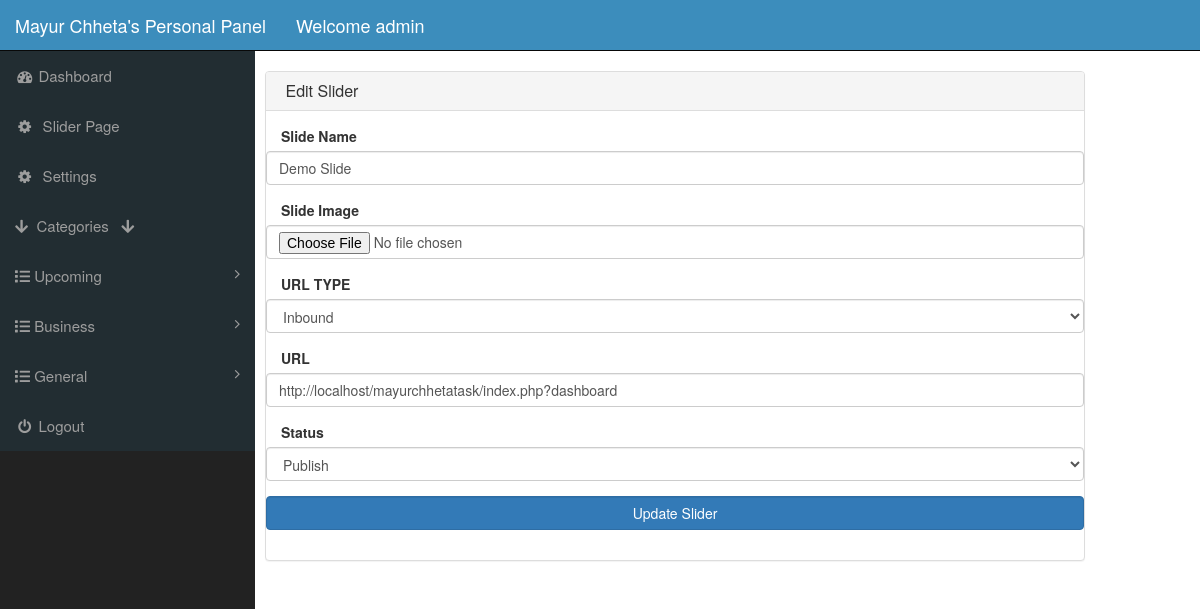
The app's page /index.php?edit_slide=4 (signed in) with its own data.
### tables this page shows
CREATE TABLE `slides` (
  `id` int(100) NOT NULL,
  `slide_name` varchar(100) NOT NULL,
  `slide_image` varchar(100) NOT NULL,
  `slide_url_type` varchar(100) NOT NULL,
  `slide_url` varchar(100) NOT NULL,
  `slide_status` varchar(100) NOT NULL
);

### edit_slide.php (the view, shortened to what this page needs)
<?php
if(!isset($_SESSION['admin_username']))
{
    echo "<script> window.open('login.php','_self')  </script>";
}
else
{
?>
<?php
if(isset($_GET['edit_slide']))
{
    $get_id = $_GET['edit_slide'];
    $get_records = "select * from slides where id='$get_id'";
    $run_records = mysqli_query($con,$get_records);
    $row = mysqli_fetch_array($run_records);
    $slidename = $row['slide_name'];
    $slideurltype = $row['slide_url_type'];
    $slideurl = $row['slide_url'];
}
?>
<div class="row">
    <div class="col-lg-3">
    </div>
    <div class="col-lg-12">
        <div class="panel panel-default">
            <div class="panel-heading">
                <h3 class="panel-title">
                    <i class="fa a-money fa-w"></i> Edit Slider
                </h3>
            </div>
            <div class="panel-body">
                <form action="" class="form-horizontal" method="POST" enctype="multipart/form-data">
                    <div class="form-group">
                        <label for="" class="col-md-3">Slide Name</label>
                        <input type="text" name="slide_name" id="" class="form-control"
                            value="<?php echo $slidename; ?>" required>
                    </div>
                    <div class="form-group">
                        <label for="" class="col-md-3">Slide Image </label>
                        <input type="file" name="slide_img" id="" class="form-control"
                            accept="image/png, image/gif, image/jpeg">
                    </div>
                    <div class="form-group">
                        <label for="" class="col-md-3">URL TYPE</label>
                        <select class="form-select form-control" name="slide_urltype">
                            <option value="inbound" <?php
                                if($slideurltype == "inbound")
                                {
                                    echo "selected";
                                }
                            ?>>Inbound</option>
                        </select>
                    </div>
                    <div class="form-group">
                        <label for="" class="col-md-3">URL</label>
                        <input type="url" name="slide_url" id="" class="form-control" value="<?php echo $slideurl; ?>">
                    </div>
                    <div class="form-group">
                        <label for="" class="col-md-3">Status</label>
                        <select class="form-select form-control" name="slide_status">
                            <option value="publish" <?php
                                if($slideurltype == "publish")
                                {
                                    echo "selected";
                                }
                            ?>>Publish</option>
                        </select>
                    </div>
                    <div class="form-group">
                        <input type="submit" value="Update Slider" name="submit" class="btn btn-primary form-control">
                    </div>
                </form>
            </div>
        </div>
    </div>
    <div class="col-lg-3">
    </div>
</div>
<?php  } ?>

### styles/style.css (style rules this page uses)
body { margin-top: 100px; }
@media (min-width: 768px) { body { margin-top: 50px; } }

### records on screen
slides: slide_name "Demo Slide", slide_urltype "Inbound", slide_url "http://localhost/mayurchhetatask/index.php?dashboard"

### other values on screen
$_SESSION['admin_username'] "admin"
